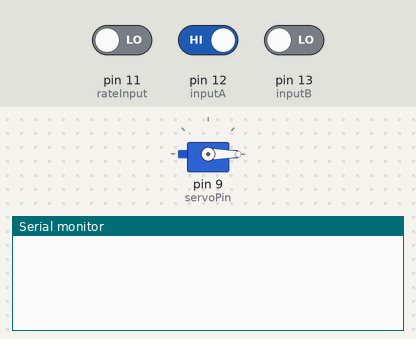
The sketch below on a simulated Arduino Uno, built with avr-gcc and run on an emulated ATmega328P. Parts: servo, the last lines printed to the serial monitor. Inputs (shaded band) come from the test bench; at power-on: pin 11 (rateInput) LOW, pin 12 (inputA) HIGH, pin 13 (inputB) LOW.

Above: at 1.2 s.
1.3 s: pin 11 (rateInput) driven HIGH
At 2.5 s:
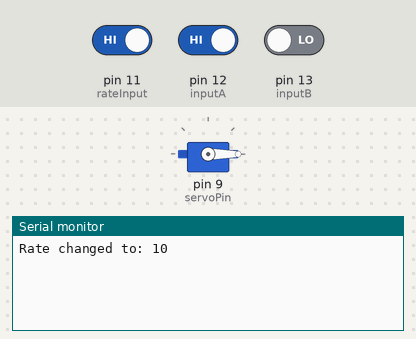
2.8 s: pin 12 (inputA) driven LOW
At 3.7 s:
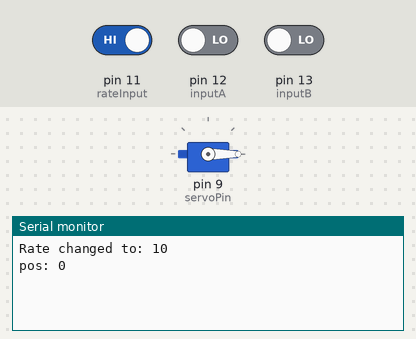

The sketch:

encoderAndServoWithRateChangeClick.ino
```cpp
#include <Servo.h>
#define inputA 12
#define inputB 13
#define rateInput 11
#define servoPin 9

int counter = 0;
int rateChange = 1;
int aState;
int aLastState;
int lastRateState;
int rateState;
Servo servo;

void setup() {
  pinMode(inputA, INPUT);
  pinMode(inputB, INPUT);
  pinMode(rateInput, INPUT);
  servo.attach(servoPin);
  Serial.begin(9600);
  aLastState = digitalRead(inputA);
  lastRateState = LOW;
}

void loop() {

  counter = counter + getEncoderChange();
  servo.write(counter);
}

int getEncoderChange(){
  aState = digitalRead(inputA);
  rateState = digitalRead(rateInput);
  int localCounter = 0;

  if(aState != aLastState){
    if(aState != digitalRead(inputB)){
      if(counter < 180 && (counter + rateChange) <= 180){
        localCounter+= rateChange;
      }
    }else{
      if(counter > 0 && (counter - rateChange) >= 0){
        localCounter-= rateChange;
      }
    }
    Serial.print("pos: ");
    Serial.println(counter + localCounter);
  }
  aLastState = aState;

  if(lastRateState != rateState && rateState == HIGH){
    switch(rateChange){
      case(1):
        rateChange = 10;
        break;
      case(10):
        rateChange = 100;
        break;
      default:
        rateChange = 1;
        break;
    }
    Serial.print("Rate changed to: ");
    Serial.println(rateChange);
  }
  lastRateState = rateState;

  return localCounter;
}
```

Measured:
- after the input at 1.3 s, the serial monitor: prints a new line at once (image 1)
- after the input at 2.8 s, the serial monitor: prints a new line at once (image 2)
